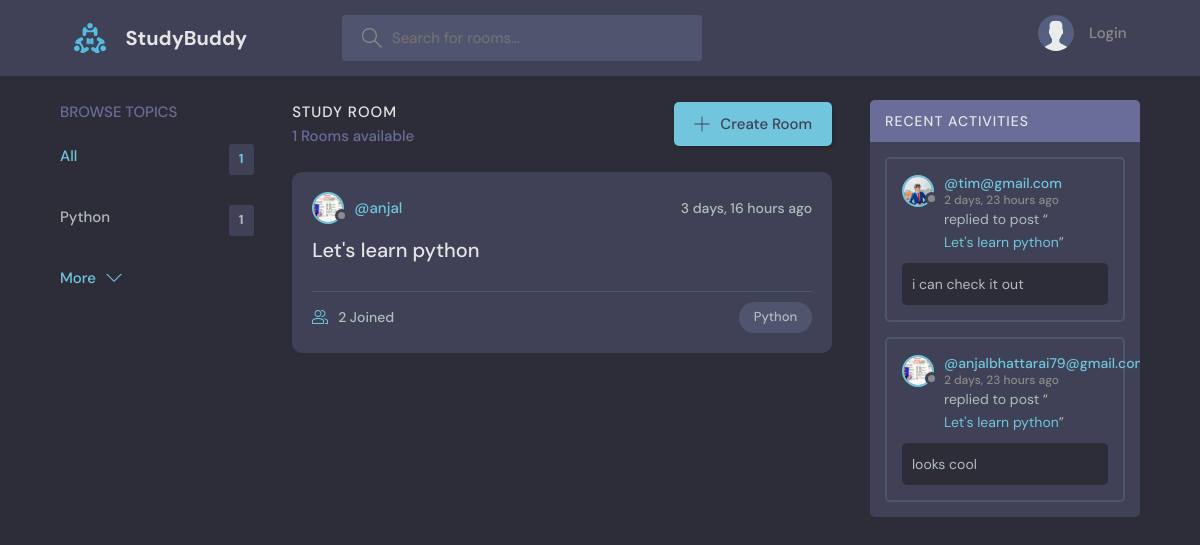
Before: / with the older database file.
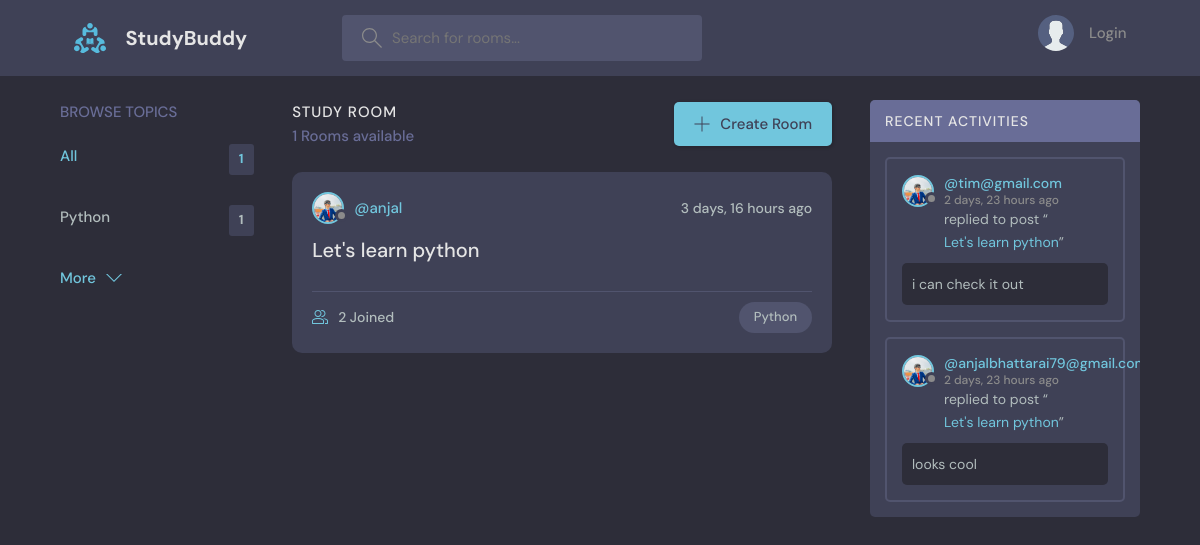
After: the same page with the newer database file.
### base/models.py (models this page shows, shortened)
class Room(models.Model):
    host = models.ForeignKey(User, on_delete=models.SET_NULL, null=True)
    topic = models.ForeignKey(Topic, on_delete=models.SET_NULL, null=True)
    name = models.CharField(max_length=200)
    description = models.TextField(null=True, blank=True)
    participants = models.ManyToManyField(User, related_name='participants', blank=True)
    updated = models.DateTimeField(auto_now=True)
    created = models.DateField(auto_now_add=True)
    class Meta:
        ordering = ['-created', '-updated']
    def __str__(self):
        return self.name

class User(AbstractUser):
    name = models.CharField(max_length=200, null=True)
    email = models.EmailField(unique=True, null=True)
    bio = models.TextField(null=True)
    avatar = models.ImageField(null=True, default="avatar.svg")
    USERNAME_FIELD = 'email'
    REQUIRED_FIELDS = []

class Message(models.Model):
    user = models.ForeignKey(User, on_delete=models.CASCADE)
    room = models.ForeignKey(Room, on_delete=models.CASCADE)
    body = models.TextField()
    updated = models.DateTimeField(auto_now=True)
    created = models.DateTimeField(auto_now_add=True)
    class Meta:
        ordering = ['-created']

class Topic(models.Model):
    name = models.CharField(max_length=200)

### base/views.py (the view)
# urls.py: 2. Add a URL to urlpatterns:  path('', views.home, name='home')
def home(request):
    q = request.GET.get('q') if request.GET.get('q') != None else ''
    rooms = Room.objects.filter(
        Q(topic__name__icontains = q) |
        Q(name__icontains = q) |
        Q(description__icontains = q)
        )
    topics = Topic.objects.all()[0:5]
    topics_count = Topic.objects.all().count()
    room_count = rooms.count()
    room_messages = Message.objects.filter(Q(room__topic__name__icontains = q))
    context = {'rooms': rooms, 'topics':topics, 'room_count':room_count, 'room_messages': room_messages, 'topics_count' :topics_count }
    return render(request, 'base/home.html', context)

### base/templates/base/home.html (shortened to what this page needs)
{% extends 'main.html' %}
{% block content %}
    <main class="layout layout--3">
      <div class="container">
         {% include 'base/topics_component.html'  %}
        <div class="roomList">
          <div class="roomList__header">
            <div>
              <h2>Study Room</h2>
              <p>{{room_count}} Rooms available</p>
            </div>
            <a class="btn btn--main" href="{% url 'create-room' %}">
              <svg version="1.1" xmlns="http://www.w3.org/2000/svg" width="32" height="32" viewBox="0 0 32 32">
                <title>add</title>
                <path
                  d="M16.943 0.943h-1.885v14.115h-14.115v1.885h14.115v14.115h1.885v-14.115h14.115v-1.885h-14.115v-14.115z"
                ></path>
              </svg>
              Create Room
            </a>
          </div>
        {% include 'base/feed_component.html' %}
        </div>
       {% include 'base/activity_component.html'  %}
      </div>
    </main>
{% endblock %}

### base/templates/base/feed_component.html (shortened to what this page needs)
{% for room in rooms %}
<div class="roomListRoom">
  <div class="roomListRoom__header">
    <a href="{% url 'user-profile' room.host.id %}" class="roomListRoom__author">
      <div class="avatar avatar--small">
        <img src="{{room.host.avatar.url}}" />
      </div>
      <span>@{{room.host.username}}</span>
    </a>
    <div class="roomListRoom__actions">
      <span>{{room.created|timesince}} ago </span>
    </div>
  </div>
  <div class="roomListRoom__content">
    <a href="{% url 'room' room.id %}">{{room.name}}</a>
  </div>
  <div class="roomListRoom__meta">
    <a href="{% url 'room' room.id %}" class="roomListRoom__joined">
      {{room.participants.all.count}} Joined
    </a>
    <p class="roomListRoom__topic">{{room.topic.name}}</p>
  </div>
</div>
{% endfor %}

### base/templates/base/activity_component.html (shortened to what this page needs)
 <div class="activities">
          <div class="activities__header">
            <h2>Recent Activities</h2>
          </div>
          {% for message in room_messages %}
          <div class="activities__box">
            <div class="activities__boxHeader roomListRoom__header">
              <a href="{% url 'user-profile' message.user.id %}" class="roomListRoom__author">
                <div class="avatar avatar--small">
                  <img src="{{message.user.avatar.url}}" />
                </div>
                <p>
                  @{{ message.user }}
                  <span>{{ message.created|timesince }} ago</span>
                </p>
              </a>
            </div>
            <div class="activities__boxContent">
              <p>replied to post “<a href="{% url 'room' message.room.id %}">{{message.room}}</a>”</p>
              <div class="activities__boxRoomContent">
                {{message.body}}
              </div>
            </div>
          </div>
          {% endfor %}
        </div>

Changed rows visible on the page:
changed through a linked row, Room "Let's learn python": host.avatar: a different picture
changed through a linked row, Message "looks cool": user.avatar: a different picture
